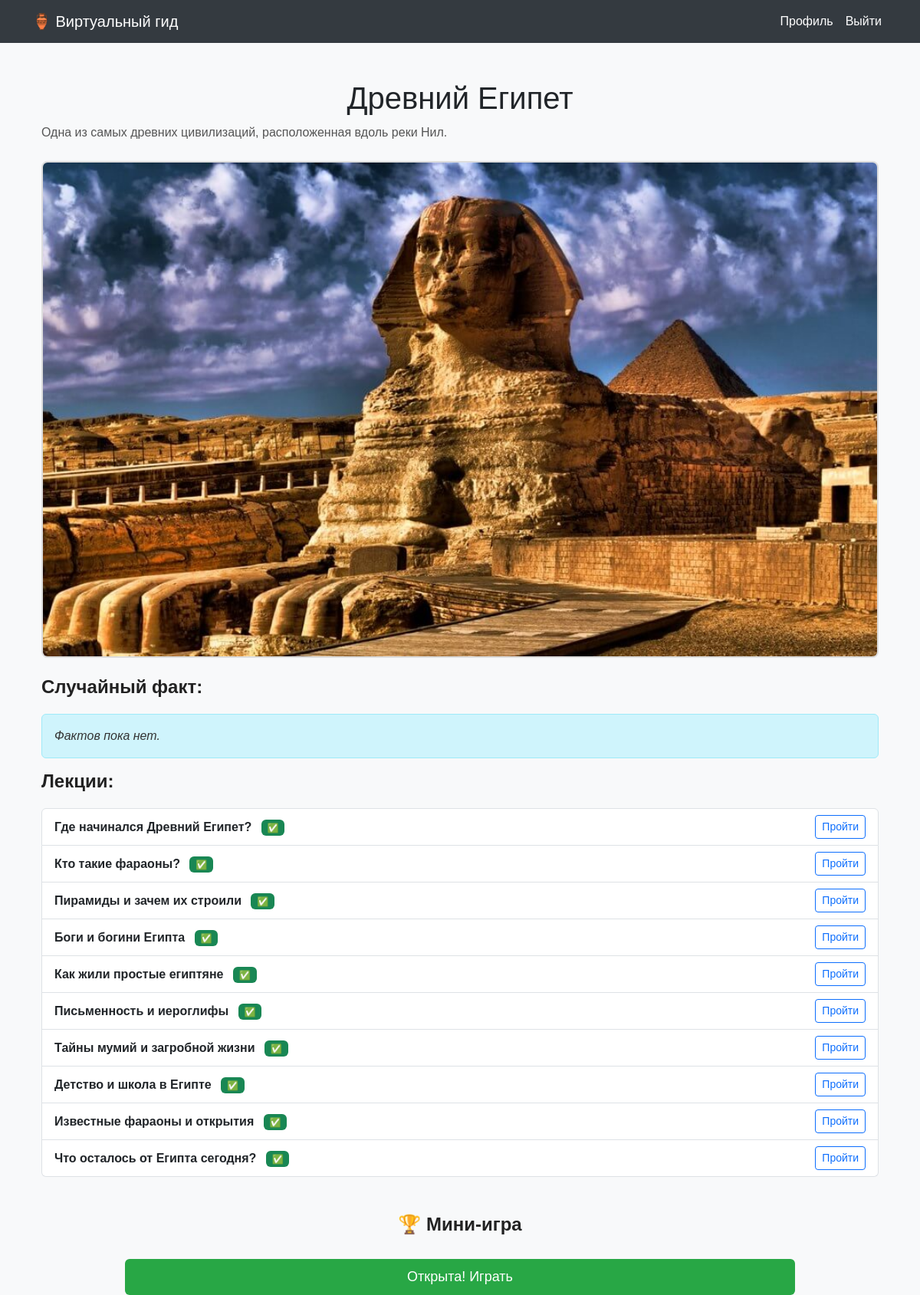
The page /era/1/ (signed in) on the database its author committed.
### guide/models.py (models this page shows, shortened)
class Era(models.Model):
    name = models.CharField(max_length=200)
    description = models.TextField()
    image = models.ImageField(upload_to='images/', null=True, blank=True)

class Lecture(models.Model):
    era = models.ForeignKey(Era, on_delete=models.CASCADE, related_name='lectures')
    title = models.CharField(max_length=200)
    content = models.TextField()
    order = models.PositiveIntegerField()  # от 1 до 10
    class Meta:
        unique_together = ('era', 'order')
        ordering = ['era', 'order']

### guide/views.py (the view)
# urls.py: path('era/<int:pk>/', views.era_detail, name='era_detail'),
@login_required
def era_detail(request, pk):
    era = get_object_or_404(Era, pk=pk)
    lectures = era.lectures.all()
    random_fact = random.choice(ERA_FACTS.get(era.name, ["Фактов пока нет."]))
    viewed_lectures = LectureProgress.objects.filter(user=request.user, lecture__in=lectures, viewed=True)
    progress_map = {lp.lecture_id: True for lp in viewed_lectures}
    unlock = MiniGameUnlock.objects.filter(user=request.user, era=era, unlocked=True).exists()
    return render(request, 'guide/era_details.html', {
        'era': era,
        'lectures': lectures,
        'random_fact': random_fact,
        'mini_game_unlocked': unlock,
        'progress_map': progress_map,
    })

### guide/templatetags/custom_filters.py (called while the page is built)
@register.filter
def dict_get(dictionary, key):
    return dictionary.get(key)

### guide/templates/guide/era_details.html (shortened to what this page needs)
{% extends 'guide/base.html' %}
{% load custom_filters %}
{% load static %}
{% block content %}
<div class="container">
    <h1 class="text-center">{{ era.name }}</h1>
    <p class="era-description">{{ era.description }}</p>
    {% if era.image %}
    <div class="text-center my-4">
        <img src="{{ era.image.url }}" alt="{{ era.name }}" class="fixed-size-image">
    </div>
    {% endif %}
    <h3 class="section-title">Случайный факт:</h3>
    <div class="alert alert-info random-fact">
        {{ random_fact }}
    </div>
    <h3 class="section-title">Лекции:</h3>
    <ul class="list-group mb-4 lectures-list">
        {% for lecture in lectures %}
        <li class="list-group-item d-flex justify-content-between align-items-center">
            <div>
                <strong>{{ lecture.title }}</strong>
{% if progress_map|dict_get:lecture.id %}
    <span class="badge bg-success ms-2">✅</span>
{% endif %}
            </div>
            <a href="{% url 'lecture_detail' lecture.pk %}" class="btn btn-sm btn-outline-primary">Пройти</a>
        </li>
        {% empty %}
        <li class="list-group-item text-muted">Лекций пока нет</li>
        {% endfor %}
    </ul>
    <div class="text-center mt-5">
        <h3 class="section-title">🏆 Мини-игра</h3>
        {% if mini_game_unlocked %}
            <a href="{% url 'mini_game' era.pk %}" class="btn btn-success btn-block">Открыта! Играть</a>
        {% else %}
            <button class="btn btn-secondary btn-block" disabled>Недоступна — пройдите все лекции</button>
        {% endif %}
    </div>
</div>
{% endblock %}

### guide/templates/guide/base.html (shortened to what this page needs)
<!DOCTYPE html>
<html lang="ru">
<head>
    <link href="https://cdn.jsdelivr.net/npm/bootstrap@5.3.0/dist/css/bootstrap.min.css" rel="stylesheet">
</head>
<body>
<nav class="navbar navbar-expand-lg navbar-custom">
    <div class="container">
        <a class="navbar-brand" href="{% url 'home' %}">🏺 Виртуальный гид</a>
        <div class="collapse navbar-collapse" id="navbarNav">
            <ul class="navbar-nav ms-auto">
                {% if user.is_authenticated %}
                    <li class="nav-item">
                        <a class="nav-link" href="{% url 'profile' %}">Профиль</a>
                    </li>
                    <li class="nav-item">
                        <form method="post" action="{% url 'logout' %}">
                            <button type="submit" class="btn btn-link nav-link">Выйти</button>
                        </form>
                    </li>
                {% endif %}
            </ul>
        </div>
    </div>
</nav>
<div class="container mt-5">
    {% block content %}{% endblock %}
</div>
</body>
</html>

### guide/templates/guide/base.html (style rules this page uses)
body { background-color: #f8f9fa; }
.navbar-custom { background-color: #343a40; }
.navbar-custom .navbar-brand, .navbar-custom .nav-link, .navbar-custom .btn-link { color: #fff; }

### guide/templates/guide/era_details.html (style rules this page uses)
body { font-family: 'Arial', sans-serif; }
.era-description { font-size: 16px; color: #555; line-height: 1.6; }
.random-fact { font-size: 16px; font-style: italic; color: #333; }
.lectures-list { font-size: 16px; color: #444; }
.section-title { font-size: 24px; color: #222; font-weight: bold; margin-bottom: 20px; }
.fixed-size-image { width: 100%; max-width: 1280px; height: auto; object-fit: cover; border: 2px solid #ddd; border-radius: 8px; }
.btn-block { width: 80%; padding: 10px; font-size: 18px; margin-top: 10px; }
.btn-success { background-color: #28a745; border: none; }

### rows shown on the page
Era: name "Древний Египет", description "Одна из самых древних цивилизаций, расположенная вдоль реки Нил.", image (picture)
Lecture: title "Где начинался Древний Египет?"
Lecture: title "Кто такие фараоны?"
Lecture: title "Пирамиды и зачем их строили"
Lecture: title "Боги и богини Египта"
Lecture: title "Как жили простые египтяне"
Lecture: title "Письменность и иероглифы"
Lecture: title "Тайны мумий и загробной жизни"
Lecture: title "Детство и школа в Египте"
Lecture: title "Известные фараоны и открытия"
Lecture: title "Что осталось от Египта сегодня?"

### other values the page prints
{{ random_fact }} "Фактов пока нет."
